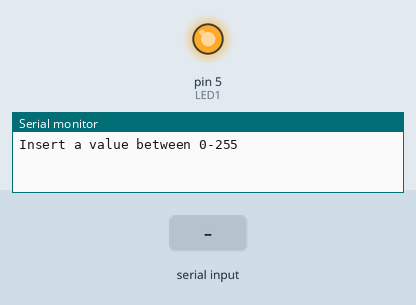
Recording of a sketch running on a simulated Arduino Uno, built with avr-gcc and run on an emulated ATmega328P. On the bench: output pins drawn as LEDs (lit = HIGH), the last lines printed to the serial monitor. The inputs (shaded band) are chosen by the test bench.

Above: at 1.2 s.
1.3 s: "90,45\n" received over Serial
At 2.8 s:
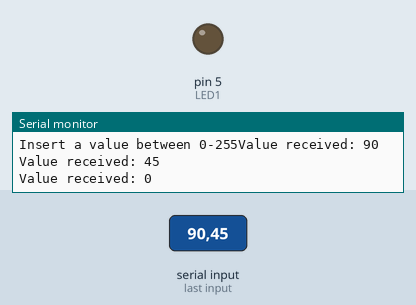
3.8 s: "30,150\n" received over Serial
At 4.6 s:
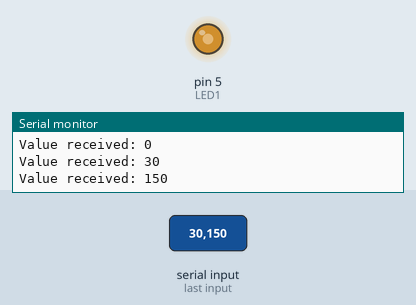
6.3 s: "200\n" received over Serial
At 7.0 s:
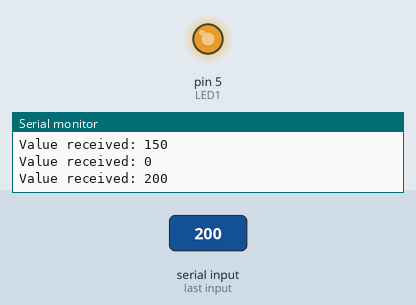
Timing chart, 0 to 9.3 s (numbered marks = the images above; inputs shaded):
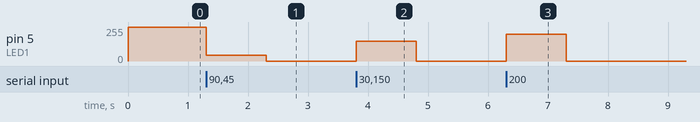

Measured:
- after the input at 1.3 s, pin 5 (LED1): 255/255 → 45/255 at once, → 0/255 1.0 s later
- after the input at 3.8 s, pin 5 (LED1): 0/255 → 150/255 at once, → 0/255 1.0 s later
- after the input at 6.3 s, pin 5 (LED1): 0/255 → 200/255 at once, → 0/255 1.0 s later

The sketch:

SetLedDutyCycle.ino
```cpp
int LED1 = 5; //Led connected to analog pin D8
int dutyCycle = 255;

void setup() {
  // put your setup code here, to run once:
  pinMode(LED1, OUTPUT);
  Serial.begin(9600);
  Serial.print("Insert a value between 0-255");
}

void loop() {
  // put your main code here, to run repeatedly:
  if (Serial.available() > 0) {
      // read value from console
      dutyCycle = Serial.parseInt();
      Serial.print("Value received: ");
      Serial.println(dutyCycle);
  }

  analogWrite(LED1, dutyCycle);
}
```
